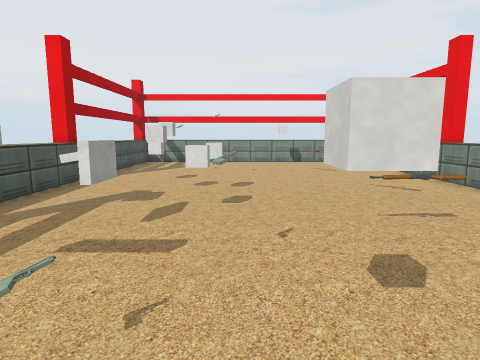
View 1 (above)

14 first-person views from a walk through a 3-D level made in the Unity game engine. The camera is 1.2 m above the floor, tilts 8° down and sees 75° across. The floor is counted in squares, 1 m on a side. Each view is taken from the middle of a square. On the plan, view 1 faces up. The plan holds only what a view shows up to about 13 squares ahead; the rest is blank. The place goes on beyond the plan. The player character is not drawn. Some surface patterns are stand-ins.

View 2
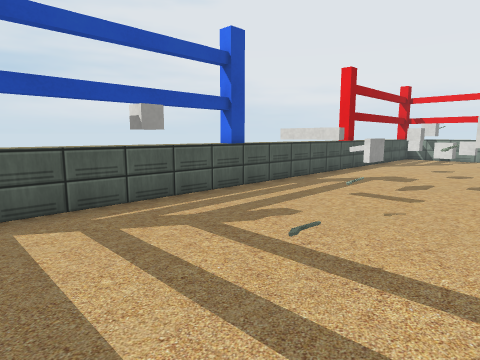

View 3
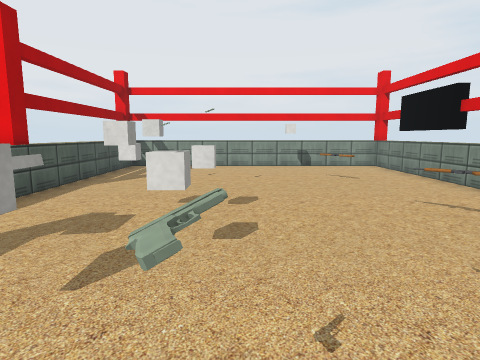

View 4
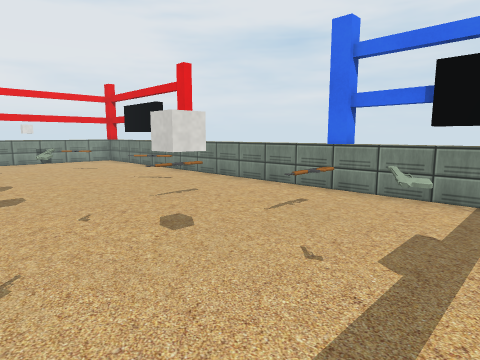

View 5
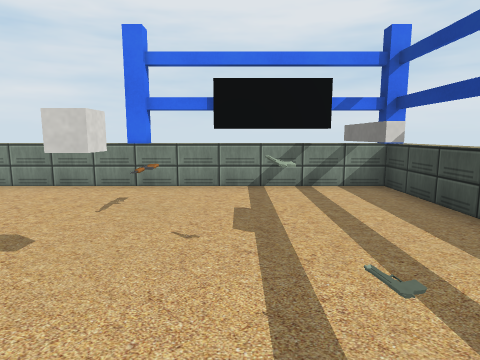

View 6
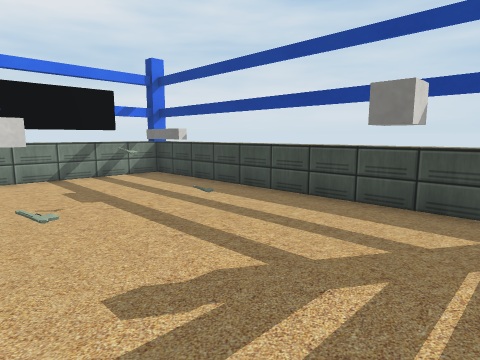

View 7
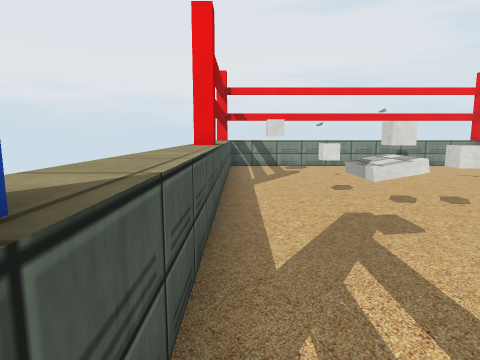

View 8
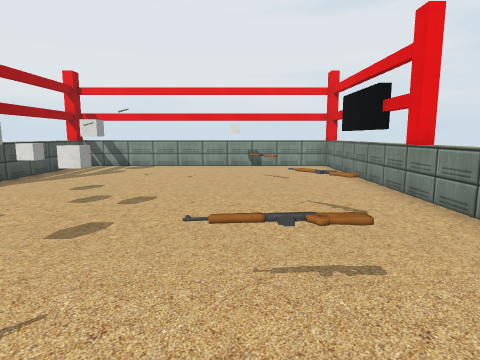

View 9
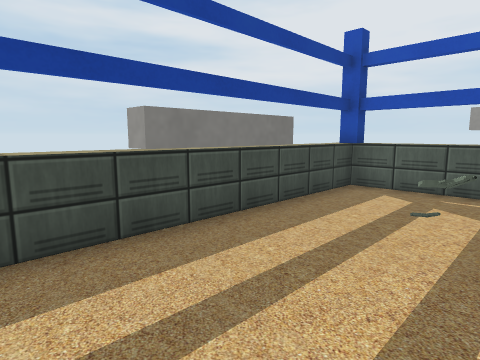

View 10
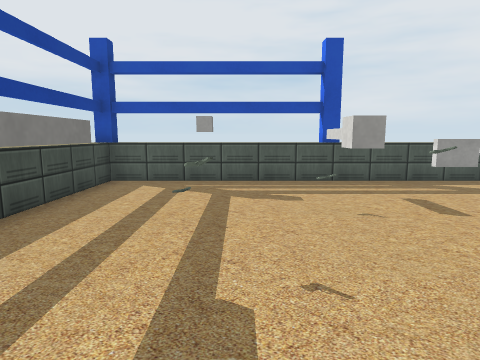

View 11
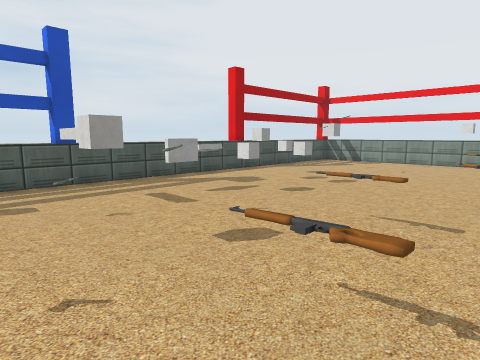

View 12
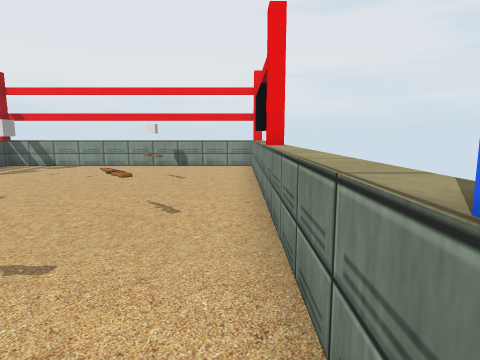

View 13
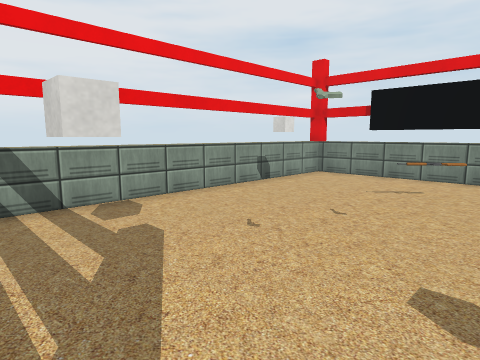

View 14
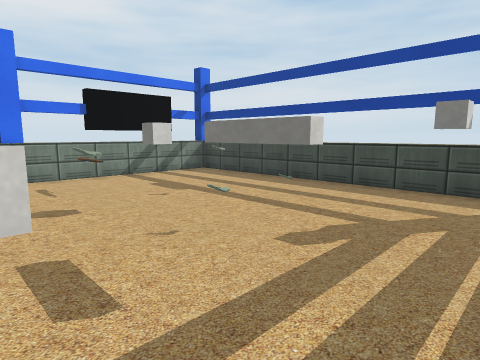

### Floor plan
Key: @ floor where view 1 was taken; # wall or solid block; . floor; = window, fence, low wall or low ledge; ^ raised ledge; v drop or lower ground; C cube; R rifle; P pistol.
Columns run from 5 left of view 1 to 6 right of it. Each row starts with its distance up from view 1.
 15 #==========#
 14 =..........=
 13 =.C....C...=
 12 =.C........=
 11  ......R...=
 10 #..P....R..=
  9 =..........=
  8 ^..C.......^
  7 ^..CC...R..^
  6 ^..C.......^
  5 ^.^#C......^
  4 ^..=...RR..^
  3 ^....P.....^
  2  .##=...R..#
  1  ...P.C....=
  0 =....@P....=
 -1 =.C...##...=
 -2 =..........=
 -3 =..........=
 -4 #===== #===v

Positions as (right, up) in squares from view 1, and headings:
1: (0, 0), facing up
2: (1, -3), facing up-left
3: (0, 2), facing up
4: (-1, -1), facing up-right
5: (-2, 0), facing right
6: (-4, 2), facing down-right
7: (-4, 2), facing up
8: (2, 2), facing up
9: (3, 0), facing down-left
10: (4, 0), facing left
11: (4, 0), facing up-left
12: (5, 2), facing up
13: (-4, 9), facing up-right
14: (-4, 4), facing down-right
